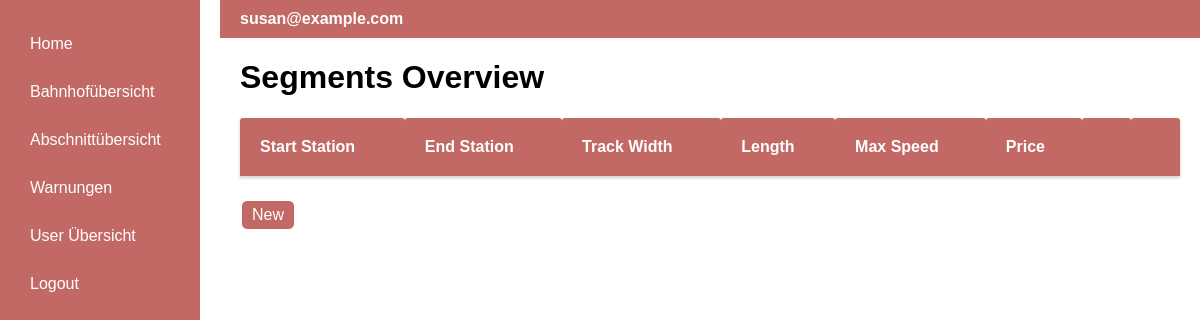
The app's page /segments (signed in), older data.
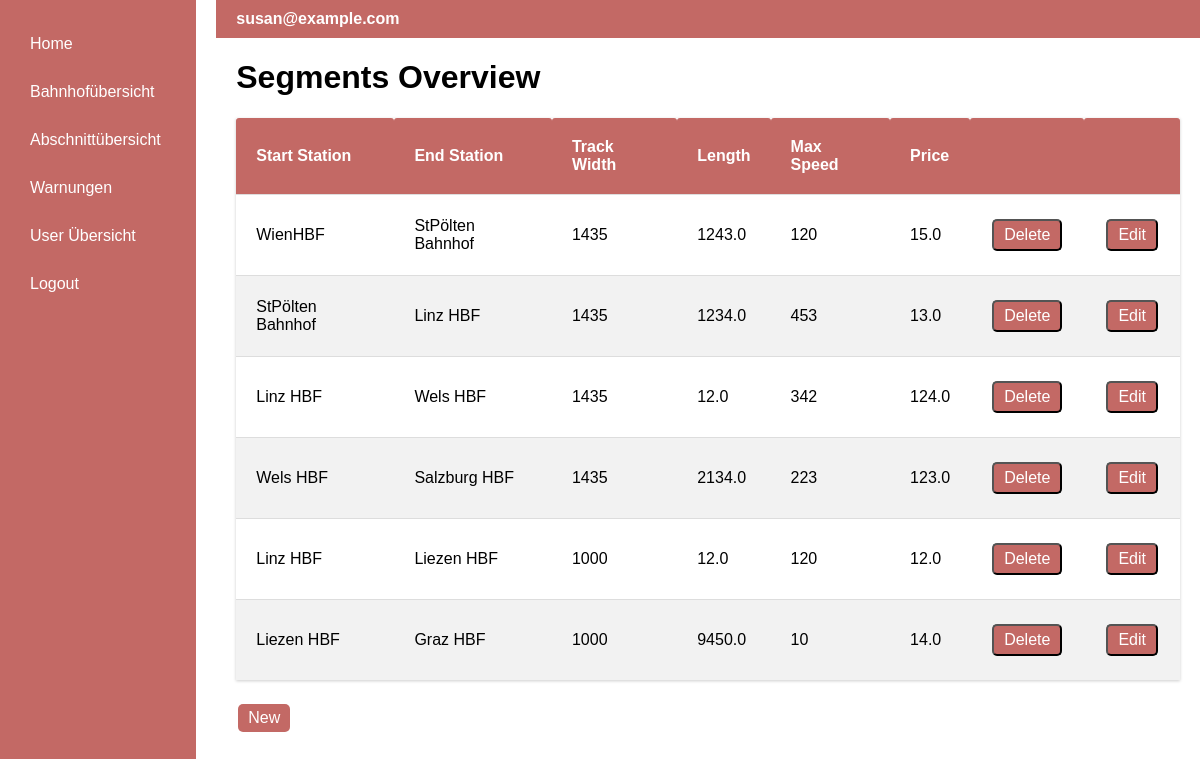
The same page, newer data.
### app/models.py (models this page shows)
class Segment(db.Model):
    id = db.Column(db.Integer, primary_key=True, autoincrement=True)
    startStation = db.Column(db.Integer, db.ForeignKey('station.id', name='fk_segment_start'))
    endStation = db.Column(db.Integer, db.ForeignKey('station.id', name='fk_segment_end'))
    trackWidth = db.Column(db.Integer)
    length = db.Column(db.Double)
    maxSpeed = db.Column(db.Integer)
    price = db.Column(db.Double)
    warnings = db.relationship("Warning")

class Station(db.Model):
    id = db.Column(db.Integer, primary_key=True, autoincrement=True)
    name = db.Column(db.String(140))
    address_id = db.Column(db.Integer, db.ForeignKey('address.id', name='fk_station_address_id'))
    address = db.relationship("Address")
    xcoord = db.Column(db.String(140))
    ycoord = db.Column(db.String(140))

### app/routes.py (the view)
@app.route('/segments')
@login_required
def segments():
    StartStation = aliased(Station)
    EndStation = aliased(Station)
    segments = db.session.query(
        Segment,
        StartStation.name.label('start_station_name'),
        EndStation.name.label('end_station_name')
    ).join(
        StartStation, Segment.startStation == StartStation.id
    ).join(
        EndStation, Segment.endStation == EndStation.id
    ).all()
    return render_template('segment.html', title='Segments', segments=segments)

### app/models.py (called while the page is built)
@login.user_loader
def load_user(id):
    return db.session.get(User, int(id))

### app/templates/segment.html
{% extends "base.html" %}
{% block content %}
    <h1>Segments Overview</h1>
    <table class="table-station" >
        <thead>
            <tr>
                <th>Start Station</th>
                <th>End Station</th>
                <th>Track Width</th>
                <th>Length</th>
                <th>Max Speed</th>
                <th>Price</th>
                {% if current_user.is_authenticated and current_user.isAdmin %}
                <th></th>
                <th></th>
                {% endif %}
            </tr>
        </thead>
        <tbody>
            {% for segment, start_station_name, end_station_name in segments %}
                <tr>
                     <td> {{ start_station_name }}</td>
                     <td> {{ end_station_name }}</td>
                    <td>{{ segment.trackWidth }}</td>
                    <td>{{ segment.length }}</td>
                    <td>{{ segment.maxSpeed }}</td>
                    <td>{{ segment.price }}</td>
                    {% if current_user.is_authenticated and current_user.isAdmin %}
                    <td>
                       <form action="{{ url_for('segmentDelete', segment_id=segment.id) }}" method="post">
                            <input type="submit" value="Delete" class="edit-button">
                        </form>
                    </td>
                    <td>
                        <form action="{{ url_for('segmentEdit', segment_id=segment.id) }}" method="post">
                            <input type="submit" value="Edit" class="edit-button">
                        </form>
                    </td>
                    {% endif %}
                </tr>
            {% endfor %}
        </tbody>
    </table>
    {% if current_user.is_authenticated and current_user.isAdmin %}
    <a class="create_button" href="{{ url_for('segmentNew') }}">New</a>
    {% endif %}
{% endblock %}

Row changes from the older to the newer data that the page shows:
added Segment: name "WienHBF", name "StPölten Bahnhof", trackWidth "1435", length "1243.0", maxSpeed "120", price "15.0"
added Segment: name "StPölten Bahnhof", name "Linz HBF", trackWidth "1435", length "1234.0", maxSpeed "453", price "13.0"
added Segment: name "Linz HBF", name "Wels HBF", trackWidth "1435", length "12.0", maxSpeed "342", price "124.0"
added Segment: name "Wels HBF", name "Salzburg HBF", trackWidth "1435", length "2134.0", maxSpeed "223", price "123.0"
added Segment: name "Linz HBF", name "Liezen HBF", trackWidth "1000", length "12.0", maxSpeed "120", price "12.0"
added Segment: name "Liezen HBF", name "Graz HBF", trackWidth "1000", length "9450.0", maxSpeed "10", price "14.0"
